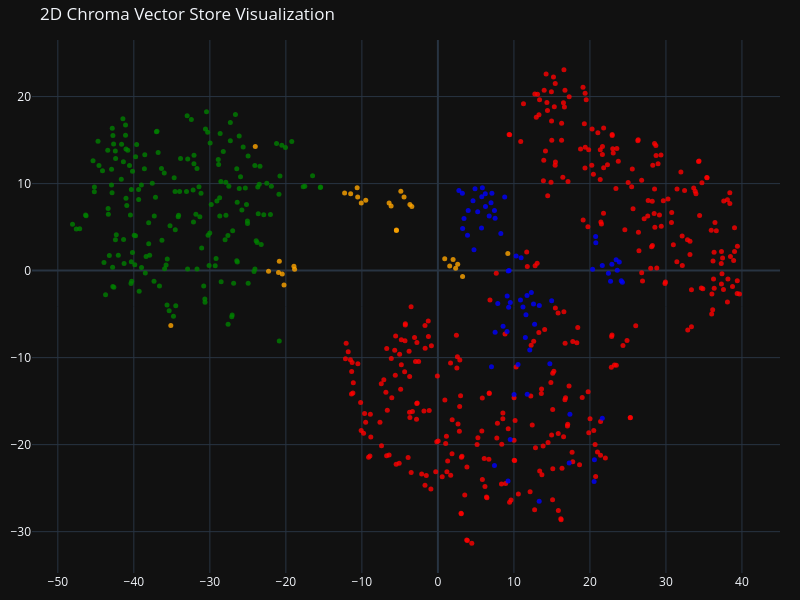

Write notebook code for a chart like this one.
### Code cell
# We humans find it easier to visalize things in 2D!
# Reduce the dimensionality of the vectors to 2D using t-SNE
# (t-distributed stochastic neighbor embedding)

tsne = TSNE(n_components=2, random_state=42)
reduced_vectors = tsne.fit_transform(vector_np)

# Create the 2D scatter plot
fig = go.Figure(data=[go.Scatter(
    x=reduced_vectors[:, 0],
    y=reduced_vectors[:, 1],
    mode='markers',
    marker=dict(size=5, color=v_colors, opacity=0.8),
    text=[f"Type: {t}<br>Text: {d[:100]}..." for t, d in zip(doc_type_list, doc_list)],
    hoverinfo='text'
)])

fig.update_layout(title='2D Chroma Vector Store Visualization',
                  scene=dict(xaxis_title='x', yaxis_title='y'),
                  width=800,
                  height=600,
                  margin=dict(r=20, b=10, l=10, t=40)
                  )

fig.show()

### Figure 1 — Plotly figure (JSON) as saved in the notebook; plotly's stock layout.template omitted (floating-point values rounded to 4 significant figures; data arrays with more than 128 entries replaced by an {"elided": "..."} marker saying what was removed)
{"data": [{"hoverinfo": "text", "marker": {"color": {"elided": "644 str values"}, "opacity": 0.8, "size": 5}, "mode": "markers", "text": {"elided": "644 str values"}, "x": {"elided": "644 float values"}, "y": {"elided": "644 float values"}, "type": "scatter"}], "layout": {"margin": {"r": 20, "b": 10, "l": 10, "t": 40}, "title": {"text": "2D Chroma Vector Store Visualization"}, "scene": {"xaxis": {"title": {"text": "x"}}, "yaxis": {"title": {"text": "y"}}}, "width": 800, "height": 600}}
